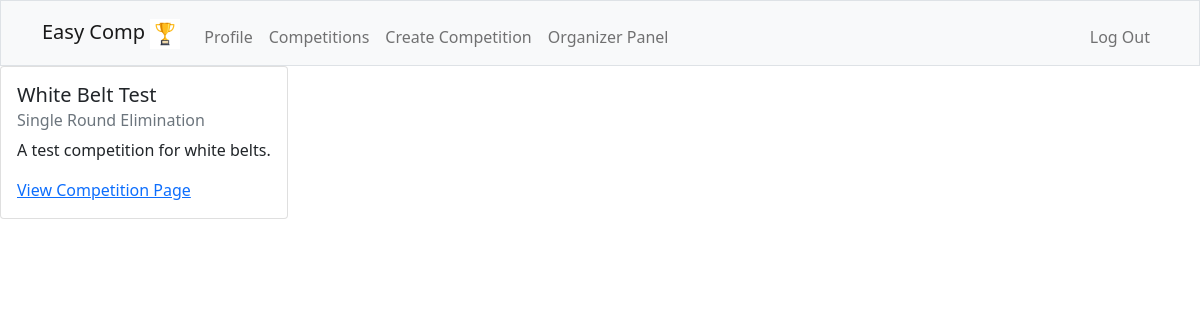
Screenshot of /organizerpanel (signed in) with the database file from the repository.
### tables this page shows
CREATE TABLE competitions (
    id INTEGER NOT NULL,
    name TEXT NOT NULL UNIQUE,
    info TEXT NOT NULL,
    format TEXT NOT NULL,
    organizer_id INTEGER NOT NULL,
    PRIMARY KEY(id),
    FOREIGN KEY(organizer_id) REFERENCES users(id)
);

### app.py (the view)
@app.route("/organizerpanel", methods = ["GET"])
@login_required
def organizerpanel():
    competitions = db.execute("SELECT DISTINCT name, info, format FROM competitions WHERE organizer_id = ?", session["user_id"])
    return render_template("organizerpanel.html", competitions=competitions)

### app.py (called while the page is built)
@app.after_request
def after_request(response):
    response.headers["Cache-Control"] = "no-cache, no-store, must-revalidate"
    response.headers["Expires"] = 0
    response.headers["Pragma"] = "no-cache"
    return response

### helpers.py (called while the page is built)
def login_required(f):
    @wraps(f)
    def decorated_function(*args, **kwargs):
        if session.get("user_id") is None:
            return redirect("/login")
        return f(*args, **kwargs)
    return decorated_function

### templates/organizerpanel.html (shortened to what this page needs)
{% extends "layout.html" %}
{% block main %}
{%for competition in competitions %}
<div class="card" style="width: 18rem;" name="competitioncard">
  <div class="card-body">
    <h5 class="card-title">{{competition['name']}}</h5>
    <h6 class="card-subtitle mb-2 text-muted">{{ competition['format']}}</h6>
    <p class="card-text">{{ competition['info'] }}</p>
    <a href="/yourcompetition/{{competition['name']}}" class="card-link">View Competition Page</a>
</div>
{% endfor %}
{% endblock %}

### rows the page displays
competitions: name "White Belt Test", format "Single Round Elimination", info "A test competition for white belts."
